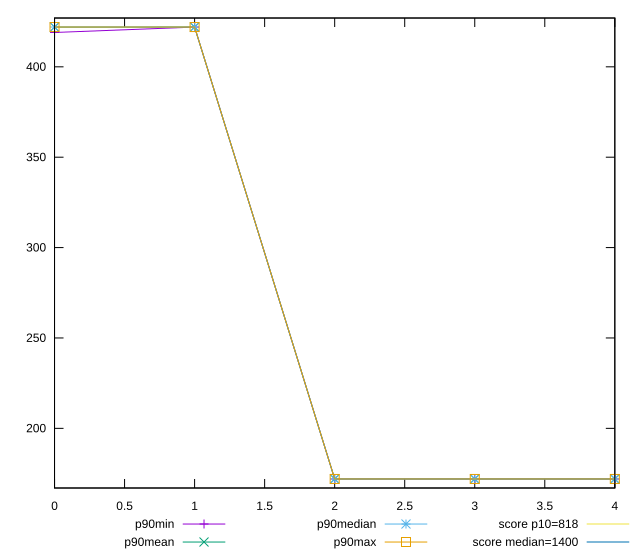

This chart was generated by the following gnuplot code:
reset

$p90Min <<EOF
0 419
1 422
2 172
3 172
4 172
EOF

$p90Mean <<EOF
0 421.968085106383
1 422
2 172
3 172
4 172
EOF

$p90Median <<EOF
0 422
1 422
2 172
3 172
4 172
EOF

$p90Max <<EOF
0 422
1 422
2 172
3 172
4 172
EOF

set key outside below
set xrange [0:4]
set yrange [167:427]
set trange [167:427]
set terminal svg size 640, 560 enhanced background rgb 'white'
set output "report_00020_2021-02-19T21:17:38.612Z2/dom-size/progression/value.svg"

plot $p90Min title "p90min" with linespoints, \
     $p90Mean title "p90mean" with linespoints, \
     $p90Median title "p90median" with linespoints, \
     $p90Max title "p90max" with linespoints, \
     818 title "score p10=818", \
     1400 title "score median=1400"

reset
